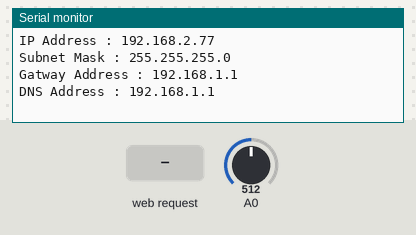
Bench run of a sketch on a simulated Arduino Uno, built with avr-gcc and run on an emulated ATmega328P. Shown: the last lines printed to the serial monitor. Inputs (shaded band) come from the test bench; at power-on: A0 = 512. WiFi joins after 1.5 s; servers stay silent unless stated.

Above: at 3.2 s.
3.3 s: HTTP request GET /?LED=1 received
At 4.2 s:
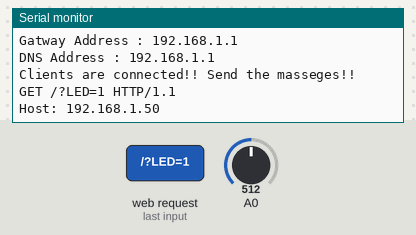
4.8 s: HTTP request GET /?LED=0 received
At 5.3 s:
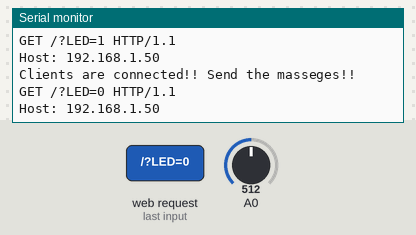

The sketch:

Ethernet_Basic_Server_Client.ino
```cpp
#include <Ethernet.h>
#include <SPI.h>

//MAC address for Arduino
byte MAC[] = {0xDE, 0xAD, 0xBE, 0xEF, 0xFE, 0xEC};
//IP address for Arduino
IPAddress IP(192, 168, 2, 77);
//Create a Web-server
EthernetServer server(80);

//클라이언트가 웹서버에 접속하면서 웹 브라우저가 웹서버로 처음 보내는 문자열
String HTTP_req = "";
int led_pin = 9;
boolean LED_status = 0;

void setup()
{
  Serial.begin(9600);
  //Ethernet Sheild init and start
  Ethernet.begin(MAC, IP);
  //Web-server start
  server.begin();
  delay(2000);

  print_address(String("IP Address : "), Ethernet.localIP());
  print_address(String("Subnet Mask : "), Ethernet.subnetMask());
  print_address(String("Gatway Address : "), Ethernet.gatewayIP());
  print_address(String("DNS Address : "), Ethernet.dnsServerIP());
}

void loop()
{
  // a client connect to server....
  EthernetClient client = server.available();
  if (client)
  {
    Serial.println("Clients are connected!! Send the masseges!!");
    boolean current = true;
    //clients are connected to server
    while (client.connected())
    {
      if (client.available())
      {
        //first character from client
        char c = client.read();
        HTTP_req += c;
        if (c == '\n' && current)
        {
          //transfer the HTML source to client
          client.println("HTTP/1.1 200 OK");
          client.println("Content-Type : text/html");
          client.println("Connection close");
          client.println();
          client.println("<!DOCTYPE html>");
          client.println("<html lang='kor'>");
          client.println("<head>");
          client.println("<meta charset='UTF-8'>");
          client.println("<meta name='viewport' content='width=device-width, initial-scale=1.0'>");
          client.println("<meta http-equiv='X-UA-Compatible' content='ie=edge'>");
          client.println("<title>Arduino Ethernet Server</title>");
          client.println("</head>");
          client.println("<body>");
          client.println("<h1>Wellcome Arduino-Ethernet-Server!!</h1>");
          client.println("<p>아두이노 이더넷 서버에 오신것을 환영합니다.</p>");
          client.println("<p>이제부터 이더넷을 통한 제어를 시작합니다.</p>");
          client.println("<h1>LED Control</h1>");
          client.println("<p>LED Switch(On/Off)</p>");
          client.println("<form method='get'>");
          ProcessCheck(client);
          client.println("</form>");
          client.println("</br>");
          client.print("<span>Resistans Volume Value : <span>");
          client.println(analogRead(A0));
          client.println("</br>");
          client.println("</body>");
          client.println("</html>");
          //print the data from client
          Serial.println(HTTP_req);
          HTTP_req = "";
          break;
        }
        if (c == '\n') {
          current = true;
        } else if (c != '\r')
        {
          current = false;
        }
      }
    }
    delay(1);
    client.stop();
  }
}

//
void ProcessCheck(EthernetClient client) {
  //클라이언트에서 보낸 메시지 (기본 메시지 + Submit으로 보내온 메시지)에 "LED=1"이 있는지 찾기
  if (HTTP_req.indexOf("LED=1") > -1) {
    LED_status = 1;
  }
  if (HTTP_req.indexOf("LED=0") > -1) {
    LED_status = 0;
  }

  if (LED_status) {
    //Check LED LED_status
    digitalWrite(led_pin, HIGH);
    client.println("<input type='checkbox' name='LED' value='0' checked onclick='submit();'/> LED LAMP");
  } else {
    digitalWrite(led_pin, LOW);
    client.println("<input type='checkbox' name='LED' value='1' onclick='submit();'/> LED LAMP");
  }
}

void print_address(String header, IPAddress address)
{
  Serial.print(header);
  for (int i = 0; i < 4; i++)
  {
    Serial.print(address[i], DEC);
    if (i != 3)
    {
      Serial.print(".");
    }
  }
  Serial.println("");
}
```

Measured:
- after the input at 3.3 s, the serial monitor: prints a new line at once (image 1)
- after the input at 4.8 s, the serial monitor: prints a new line after 0.05 s (image 2)
